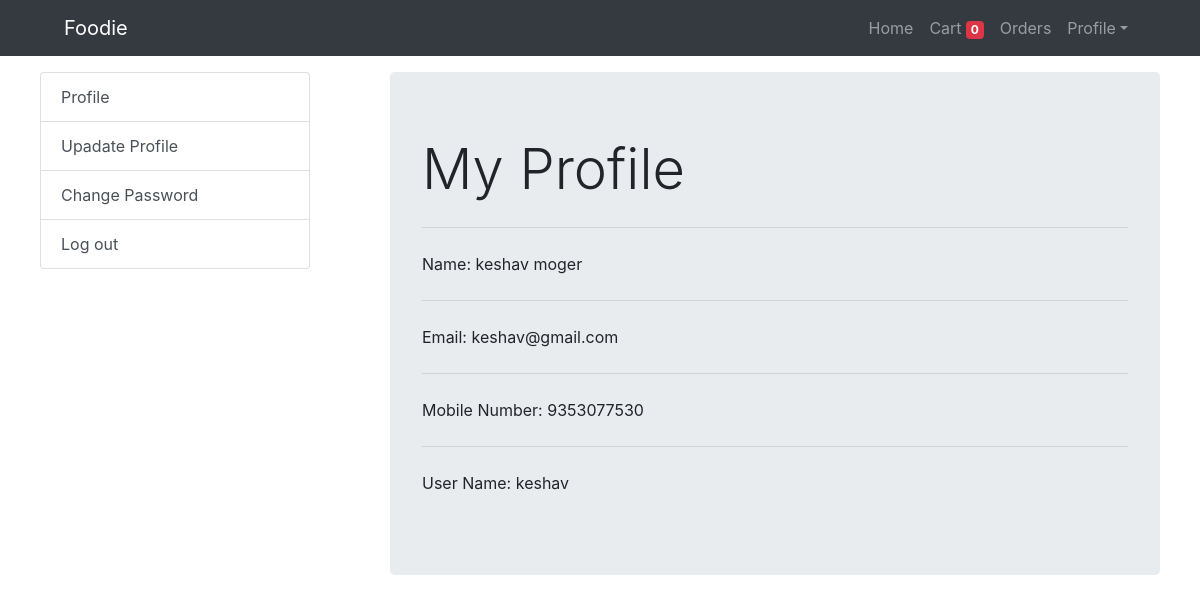
The page /profile (signed in) on the database its author committed.
### order/models.py (models this page shows, shortened)
class Customer(models.Model):
    name = models.CharField(max_length=30)
    email = models.EmailField()
    mobile = models.CharField(max_length=15)
    uname = models.CharField(max_length=20)
    password = models.CharField(max_length=50)

### order/views.py (the view)
# urls.py: path('profile',Profile.as_view(), name='profile'),
class Profile(View):
    def get(self, request):
        customer = request.session.get('customer')
        customer_id = request.session.get('customer')
        if customer_id:
            try:
                customer = Customer.objects.get(id=customer_id)
            except Customer.DoesNotExist:
                pass
        return render(request, 'order/profile.html',{'customer':customer})

### templates/order/profile.html
{% extends 'order/base.html' %}
{% block content %}
{% include 'order/profile-sidebar.html' %}
<div class="col-lg-8 mx-auto">
    <div class="row mx-auto">
    <div class="jumbotron container">
    <h1 class="display-4">My Profile</h1>
    <hr class="my-4">
    <p>Name: {{customer.name}}</p>
    <hr class="my-4">
    <p>Email: {{customer.email}}</p>
    <hr class="my-4">
    <p>Mobile Number: {{customer.mobile}}</p>
    <hr class="my-4">
    <p>User Name: {{customer.uname}}</p>
</div>
</div>
</div>
</div>
{% endblock content %}

### rows shown on the page
Customer: name "keshav moger", email "keshav@gmail.com", mobile "9353077530", uname "keshav"

### other values the page prints
{{ request.session.cart.keys|length }} "0"
